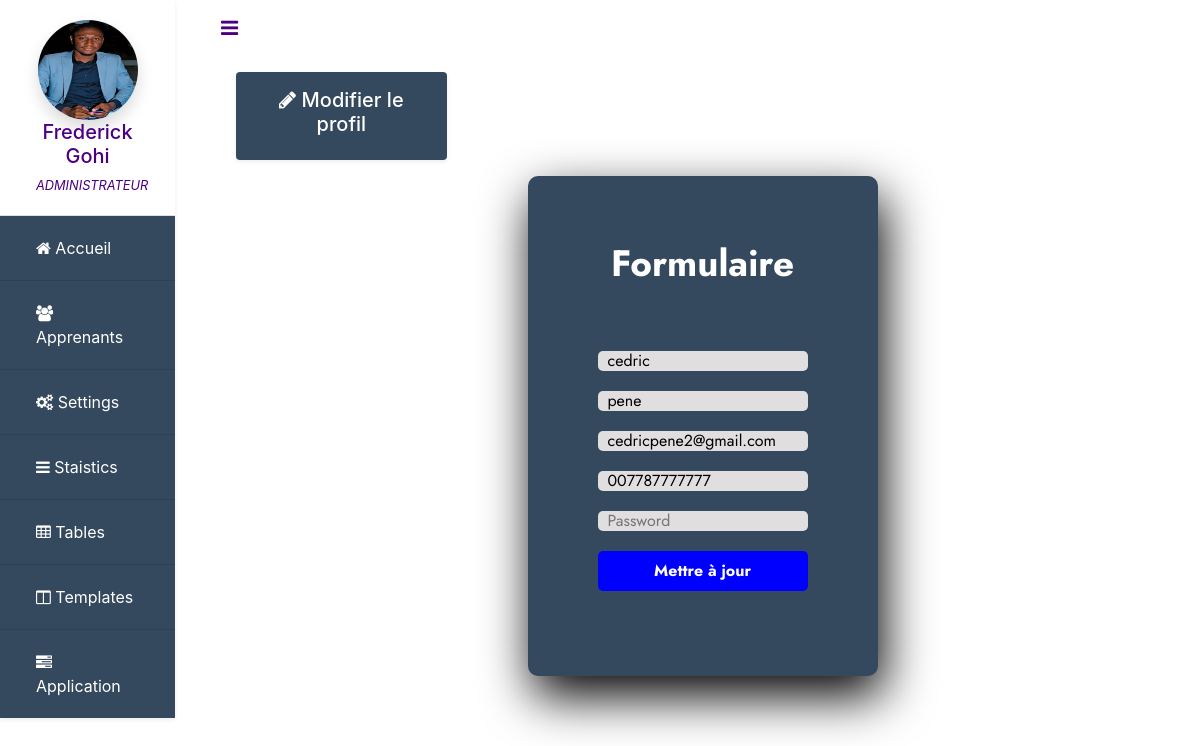
Screenshot of /edit.php?id=27 (signed in) with the database file from the repository.
### tables this page shows
CREATE TABLE `inscription` (
  `id` int(11) NOT NULL,
  `nom` text NOT NULL,
  `prenom` text NOT NULL,
  `email` text NOT NULL,
  `telephone` text NOT NULL,
  `motdepasse` text NOT NULL,
  `datepub` datetime NOT NULL
);

### sessionadmin.php (called while the page is built, shortened)
<?php
if(isset($_SESSION["id"])){
    $id_session_sauv = $_SESSION["id"];
    $check = "SELECT * FROM admin WHERE id ='$id_session_sauv'";
    $result = mysqli_query($conn, $check);
    $row = mysqli_fetch_assoc($result);
    $prenom = $row['prenom'];
    $nom = $row['nom'];
    }else{
    header('Location: test.html');
        }
?>

### edit.php (the view, shortened to what this page needs)
<?php
include 'connexionadmin.php';
include 'sessionadmin.php';
?>
<!DOCTYPE html>
<html lang="fr">
<head>
    <link rel="stylesheet" href="https://stackpath.bootstrapcdn.com/bootstrap/4.5.2/css/bootstrap.min.css">
    <link rel="stylesheet" href="assets/font-awesome-4.7.0/css/font-awesome.min.css">
</head>
<body>
    <div class="row no-getters">
        <div class="col-xl-2 col-md-3 col-sm-12" id="side-bar">
            <ul class="list-group list-group-flush fixed shadow-sm" >
                <li class="list-group-item bg-indigo "><a href="#" class="nav-link  text-center">
                    <img src="assets/image2.jpg" class="shadow" style="height: 100px; width: 100px;border-radius: 50%;">
                    <h5><?php echo $prenom.' '.$nom;?></h5>
                    <div class="small"><em>ADMINISTRATEUR</em></div>
                </a></li>
                <li class="list-group-item bg-indigo "><a href="home.php" class="nav-link"><span class="fa fa-home"></span> Accueil</a></li>
                <li class="list-group-item bg-indigo "><a href="users.php" class="nav-link"><span class="fa fa-users"></span> Apprenants</a></li>
                <li class="list-group-item bg-indigo "><a href="#" class="nav-link"><span class="fa fa-cogs"></span> Settings</a></li>
                <li class="list-group-item bg-indigo "><a href="#" class="nav-link"><span class="fa fa-bars"></span> Staistics</a></li>
                <li class="list-group-item bg-indigo "><a href="#" class="nav-link"><span class="fa fa-table"></span> Tables</a></li>
                <li class="list-group-item bg-indigo "><a href="#" class="nav-link"><span class="fa fa-columns"></span> Templates</a></li>
                <li class="list-group-item bg-indigo "><a href="#" class="nav-link"><span class="fa fa-tasks"></span> Application</a></li>
            </ul>
        </div>
        <div class="col-xl-10 col-md-9 col-sm-12" id="content">
            <nav class="navbar  navbar-light bg-white" id="navbar">
                <a class="navbar-brand fixed" id="toggler"><span class="fa fa-bars text-indigo"></span></a>
            </nav>
            <div class="row my-3 mx-3">
                <div class="col-md-3">
                    <div class="card bg-indigo shadow-sm p-3 text-white text-center border-0 cursor">
                       <h5> <span class="fa fa-pencil"></span> Modifier le profil</h5>
                    </div>
                </div>
            </div>
<head>
  <link rel="stylesheet" href="style100.css">
</head>
<div id="ced">
	<div class="main">
        <?php
                $check = "SELECT * FROM inscription WHERE id='" . $_GET["id"] . "'";
                $result = mysqli_query($conn, $check);
                $nombre = mysqli_num_rows($result);
            if ($nombre == 1) {
                $row = mysqli_fetch_assoc($result);
                ?>
			<div class="signup">
				<form action="" method="post">
					<label for="chk" aria-hidden="true">Formulaire</label>
					<input type="text" name="nom" value="<?php echo $row["nom"];?>" required="">
                    <input type="text" name="prenom" value="<?php echo $row["prenom"];?>" required="">
					<input type="email" name="email" value="<?php echo $row["email"] ;?>" required="">
                    <input type="text" name="telephone" value="<?php echo $row["telephone"];?>" required="">
					<input type="password" name="motdepasse" placeholder="Password" required="">
					<button type="submit"  name="update">Mettre à jour</button>
      <?php
    }
?>
				</form>
			</div>
	</div>
    </div>
        </div>
    </div>
</body>
</html>

### style100.css (style rules this page uses)
#ced { margin: 0; padding: 0; display: flex; justify-content: space-around; align-items: stretch; min-height: 100 vh ; font-family: 'Jost', sans-serif; align-content: center; flex-wrap: nowrap; flex-direction: row; }
.main { width: 350px; height: 500px; background: red; overflow: hidden; background: #34495E; border-radius: 10px; box-shadow: 5px 20px 50px #000; }
.signup { position: relative; width:100%; height: 100%; }
label { color: #fff; font-size: 2.3em; justify-content: center; display: flex; margin: 60px; font-weight: bold; cursor: pointer; transition: .5s ease-in-out; }
input { width: 60%; height: 20px; background: #e0dede; justify-content: center; display: flex; margin: 20px auto; padding: 10px; border: none; outline: none; border-radius: 5px; }
button { width: 60%; height: 40px; margin: 10px auto; justify-content: center; display: block; color: #fff; background: blue; font-size: 1em; font-weight: bold; margin-top: 20px; outline: none; border: none; border-radius: 5px; transition: .2s ease-in; cursor: pointer; }

### edit.php (style rules this page uses)
.bg-indigo { background-color: #34495E; }
.text-indigo { color: #4b0082; }
.list-group-item a { color: white; }

### rows the page displays
inscription: nom "cedric", prenom "pene", email "cedricpene2@gmail.com", telephone "007787777777"

### other values shown
$prenom "Frederick"
$nom "Gohi"
